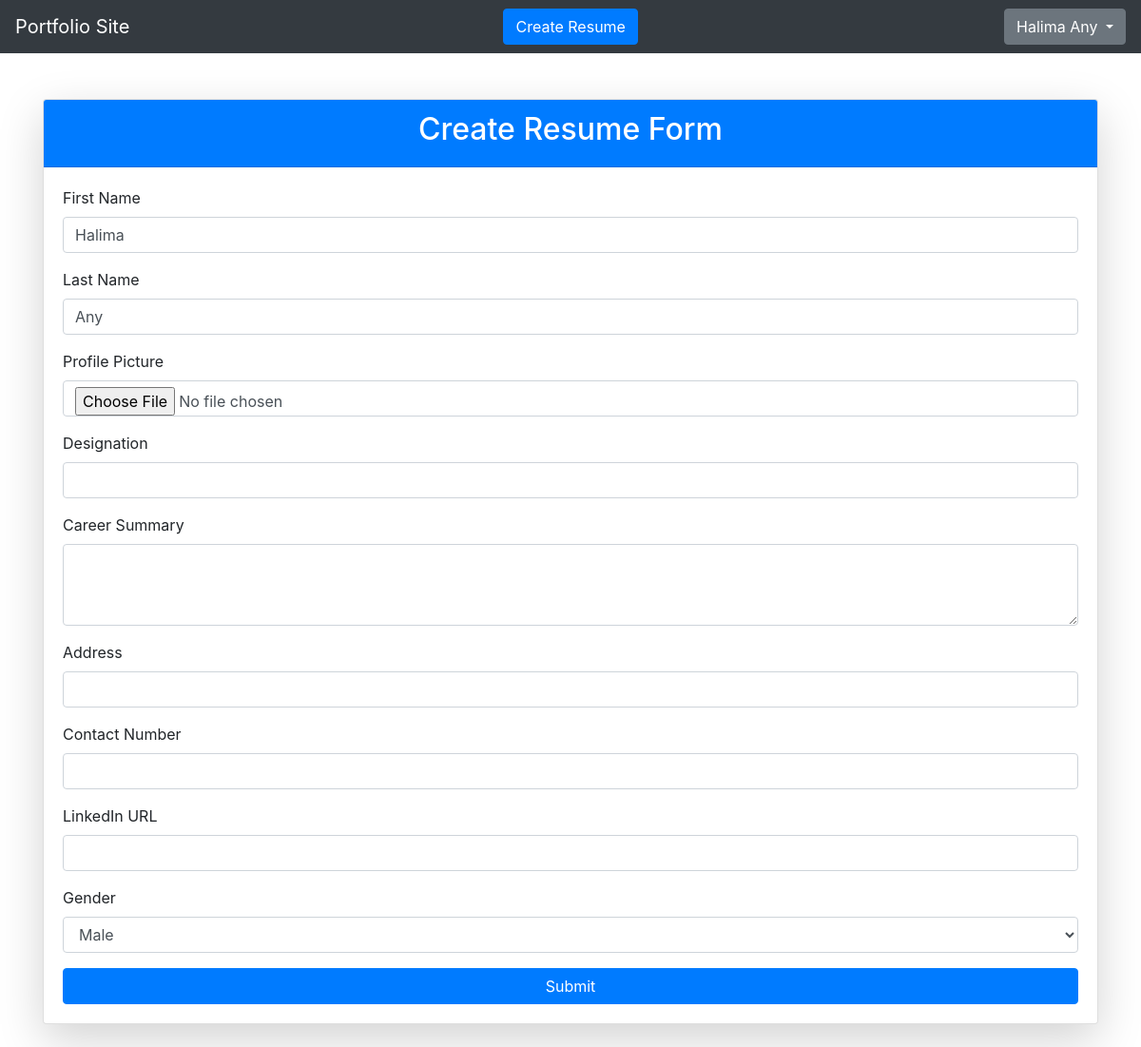
The page /createResume/ (signed in) on the database its author committed.
### myApp/models.py (models this page shows, shortened)
class Custom_User(AbstractUser):
    USER = [
        ('admin', 'Admin'),
        ('user', 'User')
    ]
    user_type = models.CharField(choices=USER, max_length=100, null=True)

### myProject/views.py (the view, shortened to what this page needs)
# urls.py: path('createResume/', createResume, name='createResume'),
@login_required
def createResume(req):
    user = req.user
    current_user = user
    if user.user_type == 'user':
        return render(req, 'myAdmin/createResume.html')
    else:
        return render(req, 'myAdmin/error.html')

### templates/myAdmin/createResume.html (shortened to what this page needs)
{% extends 'common/master.html' %}
{% block body %}
<div class="container mt-5 mb-4">
    <div class="card shadow-lg">
        <div class="card-header text-center bg-primary text-white">
            <h2>Create Resume Form</h2>
        </div>
        <div class="card-body">
            <form method="POST" enctype="multipart/form-data">
                <div class="form-group">
                    <label for="firstName">First Name</label>
                    <input type="text" class="form-control" id="firstName" value="{{user.first_name}}" name="firstName"
                        placeholder="Enter your first name..">
                </div>
                <div class="form-group">
                    <label for="lastName">Last Name</label>
                    <input type="text" class="form-control" value="{{user.last_name}}" id="lastName" name="lastName"
                        placeholder="Enter your last name..">
                </div>
                <div class="form-group">
                    <label for="profile_pic">Profile Picture</label>
                    <input type="file" class="form-control" id="profile_pic" name="profile_pic" accept="image/*">
                </div>
                <div class="form-group">
                    <label for="designation">Designation</label>
                    <input type="text" class="form-control" id="designation" name="designation" maxlength="100"
                        required>
                </div>
                <div class="form-group">
                    <label for="career_summary">Career Summary</label>
                    <textarea class="form-control" id="career_summary" name="career_summary" maxlength="400" rows="3"
                        required></textarea>
                </div>
                <div class="form-group">
                    <label for="address">Address</label>
                    <input type="text" class="form-control" id="address" name="address" maxlength="200" required>
                </div>
                <div class="form-group">
                    <label for="contact_no">Contact Number</label>
                    <input type="text" class="form-control" id="contact_no" name="contact_no" maxlength="30" required>
                </div>
                <div class="form-group">
                    <label for="linkedin_url">LinkedIn URL</label>
                    <input type="url" class="form-control" id="linkedin_url" name="linkedin_url" maxlength="100"
                        required>
                </div>
                <div class="form-group">
                    <label for="gender">Gender</label>
                    <select class="form-control" id="gender" name="gender" required>
                        <option value="male">Male</option>
                    </select>
                </div>
                <button type="submit" class="btn btn-primary btn-block">Submit</button>
            </form>
        </div>
    </div>
</div>
{% endblock body %}

### templates/includes/navbar.html (shortened to what this page needs)
<nav class="navbar navbar-expand-lg navbar-light bg-dark">
    <a class="navbar-brand text-white" href="{% url 'homePage' %}">Portfolio Site</a>
    <div class="mx-auto d-flex align-items-center">
        {% if user.user_type == 'user' %}
        <a class="btn btn-primary mr-2" href="{% url 'createResume' %}" type="button">Create Resume</a>
        {% endif %}
    </div>
    <div class="dropdown">
        <button class="btn btn-secondary dropdown-toggle" type="button" id="dropdownMenuButton" data-toggle="dropdown"
            aria-haspopup="true" aria-expanded="false">
            {{user.get_full_name}}
        </button>
    </div>
</nav>

### rows shown on the page
Custom_User: get_full_name "Halima Any", firstName "Halima", lastName "Any"
